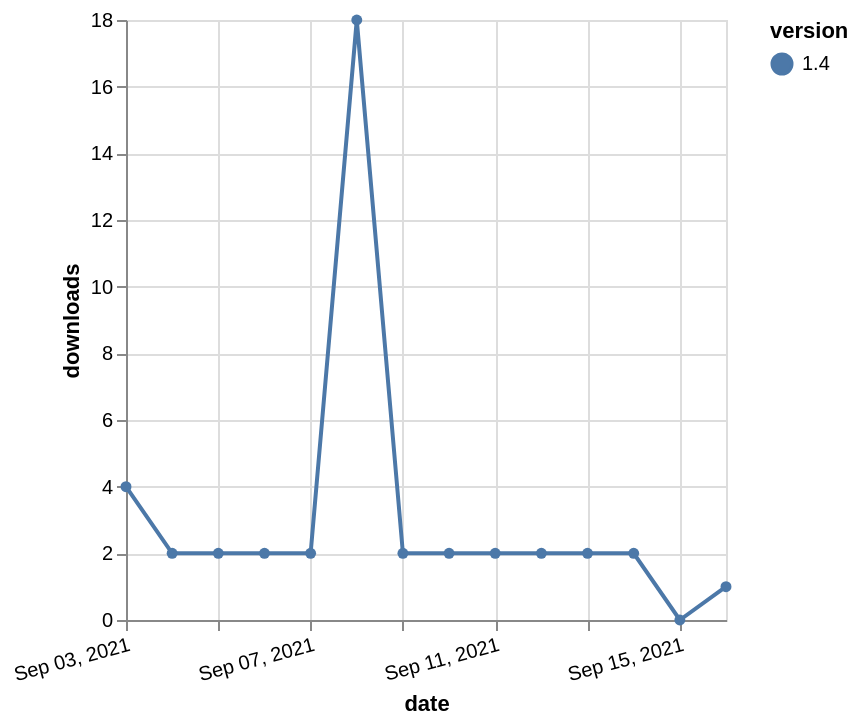

Vega-Lite specification stored for this chart:
### Vega-Lite specification from a JSON file in a GitHub repository (floating-point values rounded to 4 significant figures)
{"$schema": "https://vega.github.io/schema/vega-lite/v5.json", "description": "A simple bar chart with embedded data.", "data": {"values": [{"date": "2021-09-03", "total": 8285, "delta": 4, "version": "1.4"}, {"date": "2021-09-04", "total": 8287, "delta": 2, "version": "1.4"}, {"date": "2021-09-05", "total": 8289, "delta": 2, "version": "1.4"}, {"date": "2021-09-06", "total": 8291, "delta": 2, "version": "1.4"}, {"date": "2021-09-07", "total": 8293, "delta": 2, "version": "1.4"}, {"date": "2021-09-08", "total": 8311, "delta": 18, "version": "1.4"}, {"date": "2021-09-09", "total": 8313, "delta": 2, "version": "1.4"}, {"date": "2021-09-10", "total": 8315, "delta": 2, "version": "1.4"}, {"date": "2021-09-11", "total": 8317, "delta": 2, "version": "1.4"}, {"date": "2021-09-12", "total": 8319, "delta": 2, "version": "1.4"}, {"date": "2021-09-13", "total": 8321, "delta": 2, "version": "1.4"}, {"date": "2021-09-14", "total": 8323, "delta": 2, "version": "1.4"}, {"date": "2021-09-15", "total": 8323, "delta": 0, "version": "1.4"}, {"date": "2021-09-16", "total": 8324, "delta": 1, "version": "1.4"}]}, "width": "container", "mark": {"type": "line", "point": {"filled": true}}, "encoding": {"x": {"field": "date", "type": "temporal", "timeUnit": "yearmonthdate", "title": "date", "axis": {"labelAngle": -15}}, "y": {"field": "delta", "type": "quantitative", "title": "downloads"}, "color": {"field": "version", "type": "nominal"}, "tooltip": {"field": "delta"}}}
